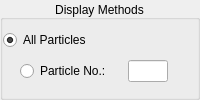
             <widget class="QGroupBox" name="group_disp_method">
              <property name="sizePolicy">
               <sizepolicy hsizetype="Maximum" vsizetype="Maximum">
                <horstretch>0</horstretch>
                <verstretch>0</verstretch>
               </sizepolicy>
              </property>
              <property name="title">
               <string>Display Methods</string>
              </property>
              <property name="alignment">
               <set>Qt::AlignBottom|Qt::AlignHCenter</set>
              </property>
              <layout class="QVBoxLayout" name="verticalLayout_4">
               <property name="spacing">
                <number>0</number>
               </property>
               <property name="leftMargin">
                <number>0</number>
               </property>
               <property name="topMargin">
                <number>0</number>
               </property>
               <property name="bottomMargin">
                <number>4</number>
               </property>
               <item>
                <widget class="QRadioButton" name="rb_disp_all">
                 <property name="sizePolicy">
                  <sizepolicy hsizetype="Preferred" vsizetype="Fixed">
                   <horstretch>0</horstretch>
                   <verstretch>0</verstretch>
                  </sizepolicy>
                 </property>
                 <property name="text">
                  <string>All Particles</string>
                 </property>
                 <property name="checked">
                  <bool>true</bool>
                 </property>
                </widget>
               </item>
               <item>
                <layout class="QHBoxLayout" name="horizontalLayout_3">
                 <item>
                  <widget class="QRadioButton" name="rb_disp_one">
                   <property name="sizePolicy">
                    <sizepolicy hsizetype="Maximum" vsizetype="Fixed">
                     <horstretch>0</horstretch>
                     <verstretch>0</verstretch>
                    </sizepolicy>
                   </property>
                   <property name="minimumSize">
                    <size>
                     <width>70</width>
                     <height>0</height>
                    </size>
                   </property>
                   <property name="text">
                    <string>Particle No.:</string>
                   </property>
                  </widget>
                 </item>
                 <item>
                  <widget class="QLineEdit" name="le_disp_one">
                   <property name="sizePolicy">
                    <sizepolicy hsizetype="Fixed" vsizetype="Fixed">
                     <horstretch>0</horstretch>
                     <verstretch>0</verstretch>
                    </sizepolicy>
                   </property>
                   <property name="maximumSize">
                    <size>
                     <width>40</width>
                     <height>16777215</height>
                    </size>
                   </property>
                  </widget>
                 </item>
                </layout>
               </item>
              </layout>
             </widget>
